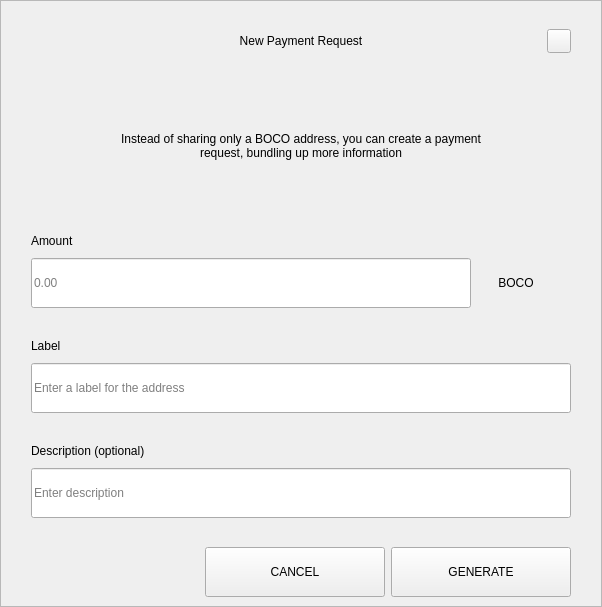
<?xml version="1.0" encoding="UTF-8"?>
<ui version="4.0">
 <class>RequestDialog</class>
 <widget class="QDialog" name="RequestDialog">
  <property name="geometry">
   <rect>
    <x>0</x>
    <y>0</y>
    <width>602</width>
    <height>607</height>
   </rect>
  </property>
  <property name="windowTitle">
   <string>Dialog</string>
  </property>
  <layout class="QVBoxLayout" name="verticalLayout_5">
   <property name="spacing">
    <number>0</number>
   </property>
   <property name="leftMargin">
    <number>0</number>
   </property>
   <property name="topMargin">
    <number>0</number>
   </property>
   <property name="rightMargin">
    <number>0</number>
   </property>
   <property name="bottomMargin">
    <number>0</number>
   </property>
   <item>
    <widget class="QFrame" name="frame">
     <property name="styleSheet">
      <string notr="true"/>
     </property>
     <property name="frameShape">
      <enum>QFrame::StyledPanel</enum>
     </property>
     <property name="frameShadow">
      <enum>QFrame::Raised</enum>
     </property>
     <layout class="QVBoxLayout" name="verticalLayout_4" stretch="1,0,0">
      <property name="spacing">
       <number>0</number>
      </property>
      <property name="leftMargin">
       <number>30</number>
      </property>
      <property name="topMargin">
       <number>20</number>
      </property>
      <property name="rightMargin">
       <number>30</number>
      </property>
      <property name="bottomMargin">
       <number>0</number>
      </property>
      <item>
       <layout class="QHBoxLayout" name="horizontalLayout_3">
        <property name="spacing">
         <number>0</number>
        </property>
        <item>
         <spacer name="horizontalSpacer_21">
          <property name="orientation">
           <enum>Qt::Horizontal</enum>
          </property>
          <property name="sizeHint" stdset="0">
           <size>
            <width>40</width>
            <height>20</height>
           </size>
          </property>
         </spacer>
        </item>
        <item>
         <widget class="QLabel" name="labelTitle">
          <property name="minimumSize">
           <size>
            <width>0</width>
            <height>40</height>
           </size>
          </property>
          <property name="maximumSize">
           <size>
            <width>16777215</width>
            <height>40</height>
           </size>
          </property>
          <property name="styleSheet">
           <string notr="true">padding-left:24px;</string>
          </property>
          <property name="text">
           <string>New Payment Request</string>
          </property>
          <property name="alignment">
           <set>Qt::AlignCenter</set>
          </property>
          <property name="margin">
           <number>7</number>
          </property>
         </widget>
        </item>
        <item>
         <spacer name="horizontalSpacer">
          <property name="orientation">
           <enum>Qt::Horizontal</enum>
          </property>
          <property name="sizeHint" stdset="0">
           <size>
            <width>40</width>
            <height>20</height>
           </size>
          </property>
         </spacer>
        </item>
        <item>
         <widget class="QPushButton" name="btnEsc">
          <property name="minimumSize">
           <size>
            <width>24</width>
            <height>24</height>
           </size>
          </property>
          <property name="maximumSize">
           <size>
            <width>24</width>
            <height>24</height>
           </size>
          </property>
          <property name="focusPolicy">
           <enum>Qt::NoFocus</enum>
          </property>
          <property name="text">
           <string/>
          </property>
         </widget>
        </item>
       </layout>
      </item>
      <item>
       <widget class="QStackedWidget" name="stack">
        <property name="minimumSize">
         <size>
          <width>540</width>
          <height>0</height>
         </size>
        </property>
        <property name="maximumSize">
         <size>
          <width>540</width>
          <height>16777215</height>
         </size>
        </property>
        <property name="currentIndex">
         <number>0</number>
        </property>
        <widget class="QWidget" name="page_1">
         <property name="minimumSize">
          <size>
           <width>540</width>
           <height>0</height>
          </size>
         </property>
         <property name="maximumSize">
          <size>
           <width>540</width>
           <height>16777215</height>
          </size>
         </property>
         <layout class="QVBoxLayout" name="layout1">
          <property name="spacing">
           <number>0</number>
          </property>
          <property name="leftMargin">
           <number>0</number>
          </property>
          <property name="topMargin">
           <number>0</number>
          </property>
          <property name="rightMargin">
           <number>0</number>
          </property>
          <property name="bottomMargin">
           <number>0</number>
          </property>
          <item>
           <spacer name="verticalSpacer_21">
            <property name="orientation">
             <enum>Qt::Vertical</enum>
            </property>
            <property name="sizeType">
             <enum>QSizePolicy::Fixed</enum>
            </property>
            <property name="sizeHint" stdset="0">
             <size>
              <width>20</width>
              <height>30</height>
             </size>
            </property>
           </spacer>
          </item>
          <item alignment="Qt::AlignHCenter">
           <widget class="QLabel" name="labelMessage">
            <property name="minimumSize">
             <size>
              <width>400</width>
              <height>50</height>
             </size>
            </property>
            <property name="text">
             <string>Instead of sharing only a BOCO address, you can create a payment request, bundling up more information</string>
            </property>
            <property name="alignment">
             <set>Qt::AlignCenter</set>
            </property>
            <property name="wordWrap">
             <bool>true</bool>
            </property>
           </widget>
          </item>
          <item alignment="Qt::AlignBottom">
           <widget class="QWidget" name="containerAmount" native="true">
            <layout class="QVBoxLayout" name="verticalLayout">
             <property name="spacing">
              <number>9</number>
             </property>
             <property name="leftMargin">
              <number>0</number>
             </property>
             <property name="topMargin">
              <number>0</number>
             </property>
             <property name="rightMargin">
              <number>0</number>
             </property>
             <property name="bottomMargin">
              <number>0</number>
             </property>
             <item>
              <widget class="QLabel" name="labelSubtitleAmount">
               <property name="minimumSize">
                <size>
                 <width>350</width>
                 <height>16</height>
                </size>
               </property>
               <property name="maximumSize">
                <size>
                 <width>16777215</width>
                 <height>16</height>
                </size>
               </property>
               <property name="text">
                <string>Amount</string>
               </property>
              </widget>
             </item>
             <item alignment="Qt::AlignTop">
              <widget class="QWidget" name="layoutAmount" native="true">
               <layout class="QHBoxLayout" name="horizontalLayout" stretch="2,0">
                <property name="spacing">
                 <number>0</number>
                </property>
                <property name="leftMargin">
                 <number>0</number>
                </property>
                <property name="topMargin">
                 <number>0</number>
                </property>
                <property name="rightMargin">
                 <number>0</number>
                </property>
                <property name="bottomMargin">
                 <number>0</number>
                </property>
                <item>
                 <widget class="QLineEdit" name="lineEditAmount">
                  <property name="minimumSize">
                   <size>
                    <width>0</width>
                    <height>50</height>
                   </size>
                  </property>
                  <property name="maximumSize">
                   <size>
                    <width>16777215</width>
                    <height>50</height>
                   </size>
                  </property>
                  <property name="placeholderText">
                   <string notr="true">0.00</string>
                  </property>
                 </widget>
                </item>
                <item>
                 <widget class="QWidget" name="comboContainer" native="true">
                  <property name="minimumSize">
                   <size>
                    <width>100</width>
                    <height>50</height>
                   </size>
                  </property>
                  <property name="maximumSize">
                   <size>
                    <width>16777215</width>
                    <height>50</height>
                   </size>
                  </property>
                  <layout class="QHBoxLayout" name="horizontalLayout_31">
                   <property name="spacing">
                    <number>0</number>
                   </property>
                   <property name="leftMargin">
                    <number>0</number>
                   </property>
                   <property name="topMargin">
                    <number>0</number>
                   </property>
                   <property name="rightMargin">
                    <number>10</number>
                   </property>
                   <property name="bottomMargin">
                    <number>0</number>
                   </property>
                   <item>
                    <widget class="QLabel" name="comboBoxCoin">
                     <property name="text">
                      <string>BOCO</string>
                     </property>
                     <property name="alignment">
                      <set>Qt::AlignCenter</set>
                     </property>
                    </widget>
                   </item>
                  </layout>
                 </widget>
                </item>
               </layout>
              </widget>
             </item>
            </layout>
           </widget>
          </item>
          <item>
           <spacer name="verticalSpacer_31">
            <property name="orientation">
             <enum>Qt::Vertical</enum>
            </property>
            <property name="sizeType">
             <enum>QSizePolicy::Fixed</enum>
            </property>
            <property name="sizeHint" stdset="0">
             <size>
              <width>20</width>
              <height>30</height>
             </size>
            </property>
           </spacer>
          </item>
          <item>
           <layout class="QVBoxLayout" name="verticalLayoutLabel">
            <property name="spacing">
             <number>9</number>
            </property>
            <item>
             <widget class="QLabel" name="labelSubtitleLabel">
              <property name="minimumSize">
               <size>
                <width>0</width>
                <height>16</height>
               </size>
              </property>
              <property name="maximumSize">
               <size>
                <width>16777215</width>
                <height>16</height>
               </size>
              </property>
              <property name="text">
               <string>Label</string>
              </property>
             </widget>
            </item>
            <item>
             <widget class="QLineEdit" name="lineEditLabel">
              <property name="minimumSize">
               <size>
                <width>0</width>
                <height>50</height>
               </size>
              </property>
              <property name="maximumSize">
               <size>
                <width>16777215</width>
                <height>50</height>
               </size>
              </property>
              <property name="placeholderText">
               <string>Enter a label for the address</string>
              </property>
             </widget>
            </item>
           </layout>
          </item>
          <item>
           <spacer name="verticalSpacer_34">
            <property name="orientation">
             <enum>Qt::Vertical</enum>
            </property>
            <property name="sizeType">
             <enum>QSizePolicy::Fixed</enum>
            </property>
            <property name="sizeHint" stdset="0">
             <size>
              <width>20</width>
              <height>30</height>
             </size>
            </property>
           </spacer>
          </item>
          <item>
           <layout class="QVBoxLayout" name="verticalLayoutDescription">
            <property name="spacing">
             <number>9</number>
            </property>
            <item>
             <widget class="QLabel" name="labelSubtitleDescription">
              <property name="minimumSize">
               <size>
                <width>0</width>
                <height>16</height>
               </size>
              </property>
              <property name="maximumSize">
               <size>
                <width>16777215</width>
                <height>16</height>
               </size>
              </property>
              <property name="text">
               <string>Description (optional)</string>
              </property>
             </widget>
            </item>
            <item>
             <widget class="QLineEdit" name="lineEditDescription">
              <property name="minimumSize">
               <size>
                <width>0</width>
                <height>50</height>
               </size>
              </property>
              <property name="maximumSize">
               <size>
                <width>16777215</width>
                <height>50</height>
               </size>
              </property>
              <property name="placeholderText">
               <string>Enter description</string>
              </property>
             </widget>
            </item>
            <item>
             <spacer name="verticalSpacer_4">
              <property name="orientation">
               <enum>Qt::Vertical</enum>
              </property>
              <property name="sizeType">
               <enum>QSizePolicy::Fixed</enum>
              </property>
              <property name="sizeHint" stdset="0">
               <size>
                <width>20</width>
                <height>20</height>
               </size>
              </property>
             </spacer>
            </item>
           </layout>
          </item>
         </layout>
        </widget>
        <widget class="QWidget" name="page_2">
         <layout class="QVBoxLayout" name="layout2">
          <item>
           <spacer name="verticalSpacer_5">
            <property name="orientation">
             <enum>Qt::Vertical</enum>
            </property>
            <property name="sizeType">
             <enum>QSizePolicy::Fixed</enum>
            </property>
            <property name="sizeHint" stdset="0">
             <size>
              <width>20</width>
              <height>50</height>
             </size>
            </property>
           </spacer>
          </item>
          <item alignment="Qt::AlignHCenter">
           <widget class="QLabel" name="labelQrImg">
            <property name="minimumSize">
             <size>
              <width>260</width>
              <height>260</height>
             </size>
            </property>
            <property name="maximumSize">
             <size>
              <width>260</width>
              <height>260</height>
             </size>
            </property>
            <property name="text">
             <string/>
            </property>
            <property name="alignment">
             <set>Qt::AlignCenter</set>
            </property>
           </widget>
          </item>
          <item>
           <spacer name="verticalSpacer_2">
            <property name="orientation">
             <enum>Qt::Vertical</enum>
            </property>
            <property name="sizeType">
             <enum>QSizePolicy::Fixed</enum>
            </property>
            <property name="sizeHint" stdset="0">
             <size>
              <width>20</width>
              <height>30</height>
             </size>
            </property>
           </spacer>
          </item>
          <item alignment="Qt::AlignHCenter">
           <widget class="QLabel" name="labelAddress">
            <property name="text">
             <string>D7VFR83SQbiezrW72hjcWJtcfip5krte2Z </string>
            </property>
           </widget>
          </item>
          <item>
           <spacer name="verticalSpacer_32">
            <property name="orientation">
             <enum>Qt::Vertical</enum>
            </property>
            <property name="sizeType">
             <enum>QSizePolicy::Expanding</enum>
            </property>
            <property name="sizeHint" stdset="0">
             <size>
              <width>20</width>
              <height>20</height>
             </size>
            </property>
           </spacer>
          </item>
          <item>
           <layout class="QHBoxLayout" name="horizontal">
            <property name="leftMargin">
             <number>20</number>
            </property>
            <property name="rightMargin">
             <number>20</number>
            </property>
            <property name="bottomMargin">
             <number>20</number>
            </property>
            <item>
             <spacer name="horizontalSpacer_4">
              <property name="orientation">
               <enum>Qt::Horizontal</enum>
              </property>
              <property name="sizeHint" stdset="0">
               <size>
                <width>40</width>
                <height>20</height>
               </size>
              </property>
             </spacer>
            </item>
            <item>
             <widget class="QPushButton" name="btnCopyAddress">
              <property name="minimumSize">
               <size>
                <width>180</width>
                <height>50</height>
               </size>
              </property>
              <property name="text">
               <string>COPY ADDRESS</string>
              </property>
             </widget>
            </item>
            <item>
             <widget class="QPushButton" name="btnCopyUrl">
              <property name="minimumSize">
               <size>
                <width>180</width>
                <height>50</height>
               </size>
              </property>
              <property name="text">
               <string>COPY URL</string>
              </property>
             </widget>
            </item>
            <item>
             <spacer name="horizontalSpacer_2">
              <property name="orientation">
               <enum>Qt::Horizontal</enum>
              </property>
              <property name="sizeHint" stdset="0">
               <size>
                <width>40</width>
                <height>20</height>
               </size>
              </property>
             </spacer>
            </item>
           </layout>
          </item>
         </layout>
        </widget>
       </widget>
      </item>
      <item>
       <widget class="QWidget" name="buttonsStack" native="true">
        <layout class="QHBoxLayout" name="horizontalLayout_5">
         <property name="leftMargin">
          <number>20</number>
         </property>
         <property name="rightMargin">
          <number>0</number>
         </property>
         <item>
          <spacer name="horizontalSpacer_41">
           <property name="orientation">
            <enum>Qt::Horizontal</enum>
           </property>
           <property name="sizeHint" stdset="0">
            <size>
             <width>40</width>
             <height>20</height>
            </size>
           </property>
          </spacer>
         </item>
         <item>
          <widget class="QPushButton" name="btnCancel">
           <property name="minimumSize">
            <size>
             <width>180</width>
             <height>50</height>
            </size>
           </property>
           <property name="focusPolicy">
            <enum>Qt::NoFocus</enum>
           </property>
           <property name="text">
            <string>CANCEL</string>
           </property>
          </widget>
         </item>
         <item>
          <widget class="QPushButton" name="btnSave">
           <property name="minimumSize">
            <size>
             <width>180</width>
             <height>50</height>
            </size>
           </property>
           <property name="focusPolicy">
            <enum>Qt::NoFocus</enum>
           </property>
           <property name="text">
            <string>GENERATE</string>
           </property>
          </widget>
         </item>
        </layout>
       </widget>
      </item>
     </layout>
    </widget>
   </item>
  </layout>
 </widget>
 <resources/>
 <connections/>
</ui>
